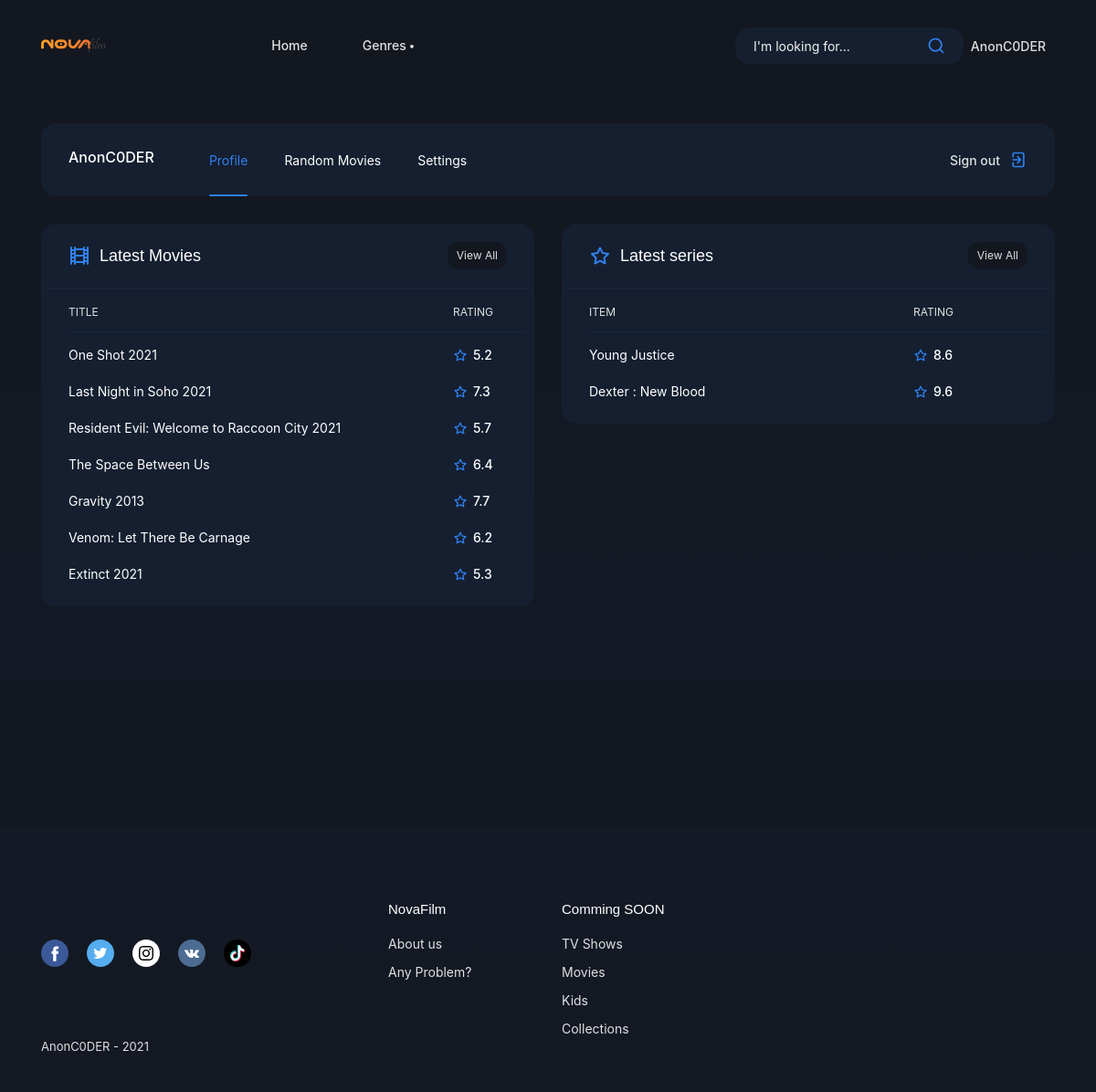
/profile/ (signed in), run on the app's committed database.
### Home/models.py (models this page shows, shortened)
class HomePageModel(models.Model):
    title = models.CharField(max_length=200)
    director = models.ForeignKey('Director', on_delete=models.CASCADE, default=None)
    release_date = models.CharField(max_length=70, default='None')
    short_intro = models.TextField(max_length=700)
    IMDb_RATING = models.CharField(max_length=50, default=None)
    genre = models.ManyToManyField('Genre')
    poster = models.ImageField(upload_to='Posters/')
    movie_page_poster = models.ImageField(upload_to='Posters/MoviePage/', null=True, blank=True)
    summary = models.TextField(max_length=1600)
    trailer = models.CharField(max_length=650, null=True, blank=True)
    download_link_1080 = models.CharField(max_length=650, null=True, blank=True)
    download_link_720 = models.CharField(max_length=650, null=True, blank=True)
    download_link_480 = models.CharField(max_length=650, null=True, blank=True)
    page_view = models.IntegerField(default=1)
    created = models.DateTimeField(auto_now_add=True)
    id = models.UUIDField(default=uuid.uuid4, unique=True, primary_key=True, editable=False)
    class Meta:
        ordering = ['-created']

class Serial(models.Model):
    Serial_name = models.CharField(max_length=200)
    director = models.ForeignKey('Director', on_delete=models.CASCADE, default=None)
    release_date = models.CharField(max_length=70, default='None')
    short_intro = models.TextField(max_length=700)
    IMDb_RATING = models.CharField(max_length=50, default=None)
    genre = models.ManyToManyField('Genre')
    poster = models.ImageField(upload_to='Posters/')
    seriel_page_poster = models.ImageField(upload_to='Posters/SerialPage/', null=True, blank=True)
    summary = models.TextField(max_length=1600)
    trailer = models.CharField(max_length=650, null=True, blank=True)
    page_view = models.IntegerField(default=1)
    seasons = models.ManyToManyField('Season', default=None)
    episodes = models.ManyToManyField('Episode', default=None)
    created = models.DateTimeField(auto_now_add=True)
    id = models.UUIDField(default=uuid.uuid4, unique=True, primary_key=True, editable=False)
    class Meta:
        ordering = ['-created']

### users/views.py (the view)
# urls.py: path('', UserProfile, name='profile'),
@login_required(login_url='login')
def UserProfile(request):
    profile = request.user
    movies = HomePageModel.objects.filter().order_by('-created')
    series = Serial.objects.filter().order_by('-created')
    random_movies = random.sample(list(HomePageModel.objects.all()), 10)
    form = ProfileUser(instance=profile)
    if request.method == 'POST':
        form = ProfileUser(request.POST, instance=profile)
        if form.is_valid():
            form.save()
            return redirect('profile')
    context = {'profile' : profile, 'movies' : movies,
     'series' : series, 'rand' : random_movies, 'form' : form}
    return render(request, 'users/profile.html', context)

### users/forms.py
class ProfileUser(ModelForm):
    class Meta:
        model = Profile
        fields = ['name', 'email', 'username']
    def __init__(self, *args, **kwargs):
        super(ProfileUser, self).__init__(*args, **kwargs)
        for name, field in self.fields.items():
            field.widget.attrs.update({'class' : 'sign__input'})

### Home/models.py (called while the page is built)
    def __str__(self):
        return self.name

### users/templates/users/profile.html (shortened to what this page needs)
{% extends 'main.html' %}
{% load static %}
{% block content %}
<div class="catalog catalog--page">
    <div class="container">
        <div class="row">
            <div class="col-12">
                <div class="profile">
                    <div class="profile__user">
                        <div class="profile__meta">
                            <h3>{{profile}}</h3>
                        </div>
                    </div>
                    <ul class="nav nav-tabs profile__tabs" id="profile__tabs" role="tablist">
                        <li class="nav-item">
                            <a class="nav-link active" data-toggle="tab" href="#tab-1" role="tab" aria-controls="tab-1" aria-selected="true">Profile</a>
                        </li>
                        <li class="nav-item">
                            <a class="nav-link" data-toggle="tab" href="#tab-2" role="tab" aria-controls="tab-2" aria-selected="false">Random Movies</a>
                        </li>
                        <li class="nav-item">
                            <a class="nav-link" data-toggle="tab" href="#tab-3" role="tab" aria-controls="tab-3" aria-selected="false">Settings</a>
                        </li>
                    </ul>
                    <a href="{% url 'logout' %}">
                    <button class="profile__logout" type="button">
                        <span>Sign out</span>
                    </button>
                    </a>
                </div>
            </div>
        </div>
    </div>
    <div class="container">
        <div class="tab-content">
            <div class="tab-pane fade show active" id="tab-1" role="tabpanel">
                <div class="row row--grid">
                    <div class="col-12 col-xl-6">
                        <div class="dashbox">
                            <div class="dashbox__title">
                                <h3> Latest Movies</h3>
                                <div class="dashbox__wrap">
                                    <a class="dashbox__more" href="{% url 'Home' %}">View All</a>
                                </div>
                            </div>
                            <div class="dashbox__table-wrap dashbox__table-wrap--1">
                                <table class="main__table main__table--dash">
                                    <thead>
                                        <tr>
                                            <th>TITLE</th>
                                            <th>RATING</th>
                                        </tr>
                                    </thead>
                                    <tbody>
                                        {% for movie in movies|slice:":7" %}
                                        <tr>
                                            <td>
                                                <div class="main__table-text"><a href="{% url 'single-movie' movie.id %}">{{movie.title}}</a></div>
                                            </td>
                                            <td>
                                                <div class="main__table-text main__table-text--rate">{{ movie.IMDb_RATING }}</div>
                                            </td>
                                        </tr>
                                        {% endfor %}
                                    </tbody>
                                </table>
                            </div>
                        </div>
                    </div>
                    <div class="col-12 col-xl-6">
                        <div class="dashbox">
                            <div class="dashbox__title">
                                <h3> Latest series</h3>
                                <div class="dashbox__wrap">
                                    <a class="dashbox__more" href="{% url 'Home' %}">View All</a>
                                </div>
                            </div>
                            <div class="dashbox__table-wrap dashbox__table-wrap--2">
                                <table class="main__table main__table--dash">
                                    <thead>
                                        <tr>
                                            <th>ITEM</th>
                                            <th>RATING</th>
                                        </tr>
                                    </thead>
                                    <tbody>
                                        {% for serial in series|slice:":7" %}
                                        <tr>
                                            <td>
                                                <div class="main__table-text"><a href="{% url 'single-serial' serial.id %}">{{ serial.Serial_name }}</a></div>
                                            </td>
                                            <td>
                                                <div class="main__table-text main__table-text--rate"> {{ serial.IMDb_RATING }}</div>
                                            </td>
                                        </tr>
                                        {% endfor %}
                                    </tbody>
                                </table>
                            </div>
                        </div>
                    </div>
                </div>
            </div>
        </div>
    </div>
</div>
<div class="section">
    <div class="container">
        <div class="row">
            <div class="col-12">
                <div class="partners owl-carousel">
                </div>
            </div>
        </div>
    </div>
</div>
{% endblock content %}

### templates/navbar.html (shortened to what this page needs)
{% load static %}
<header class="header header--fixed">
    <div class="container">
        <div class="row">
            <div class="col-12">
                <div class="header__content">
                    <a href="{% url 'Home' %}" class="header__logo">
                        <img src="{% static 'media/img/LOGO.gif' %}" alt="">
                    </a>
                    <ul class="header__nav">
                        <li class="header__nav-item">
                            <a class="header__nav-link" href="{% url 'Home' %}" role="button">Home</a>
                        </li>
                        <li class="header__nav-item">
                            <a class="header__nav-link" role="button" id="dropdownMenu1" data-toggle="dropdown" aria-haspopup="true" aria-expanded="false">Genres </a>
                        </li>
                    </ul>
                    <div class="header__actions">
                        <form action="{% url 'Home' %}" method="get" class="header__form">
                            <input class="header__form-input" type="text" name="search_query" value="{{search_query}}" placeholder="I'm looking for...">
                            <button class="header__form-btn" type="button"><svg xmlns="http://www.w3.org/2000/svg" viewBox="0 0 24 24"><path d="M21.71,20.29,18,16.61A9,9,0,1,0,16.61,18l3.68,3.68a1,1,0,0,0,1.42,0A1,1,0,0,0,21.71,20.29ZM11,18a7,7,0,1,1,7-7A7,7,0,0,1,11,18Z"/></svg></button>
                        </form>
                    {% if user.is_authenticated %}
                    <a href="{% url 'profile' %}" class="header__user">
                        <span>{{ request.user }}</span>
                    </a>
                    {% endif %}
                    </div>
                </div>
            </div>
        </div>
    </div>
</header>

### data on the page
HomePageModel: title "One Shot 2021", IMDb_RATING "5.2"
HomePageModel: title "Last Night in Soho 2021", IMDb_RATING "7.3"
HomePageModel: title "Resident Evil: Welcome to Raccoon City 2021", IMDb_RATING "5.7"
HomePageModel: title "The Space Between Us", IMDb_RATING "6.4"
HomePageModel: title "Gravity 2013", IMDb_RATING "7.7"
HomePageModel: title "Venom: Let There Be Carnage", IMDb_RATING "6.2"
HomePageModel: title "Extinct 2021", IMDb_RATING "5.3"
Serial: Serial_name "Young Justice", IMDb_RATING "8.6"
Serial: Serial_name "Dexter : New Blood", IMDb_RATING "9.6"

### other printed values
{{ request.user }} "AnonC0DER"
{{ profile }} "AnonC0DER"
